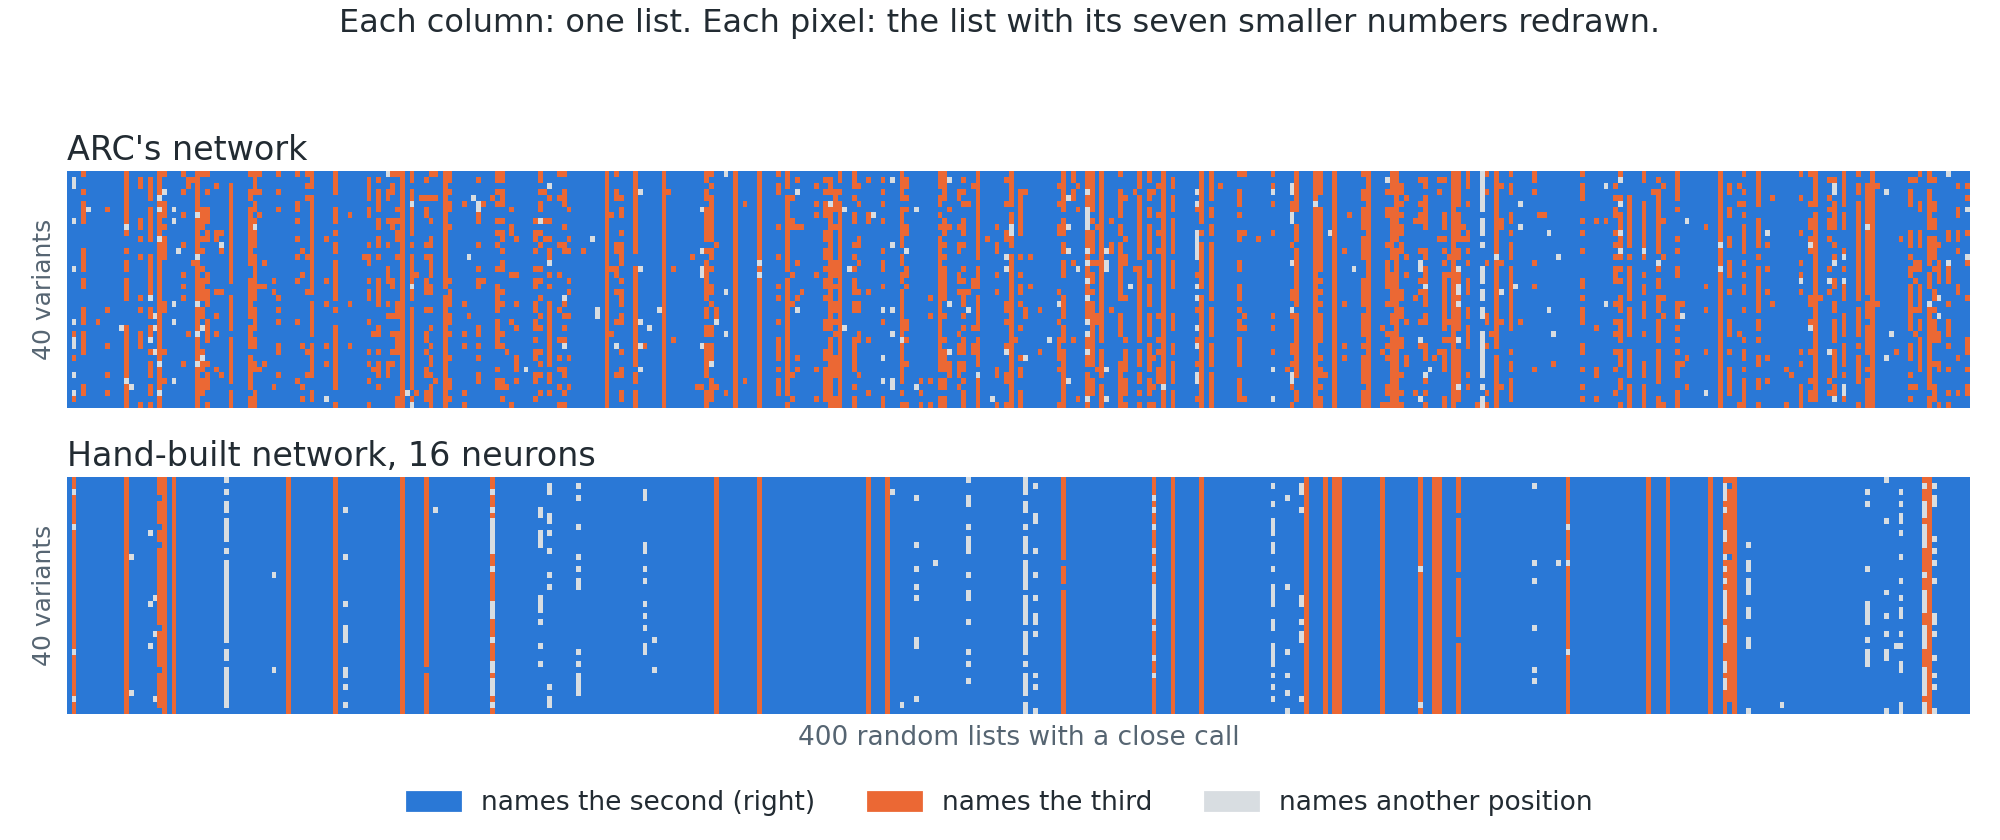

Write the Python code that produced this figure.
"""Dense version of fig_mosaic: 400 random near-tie lists (third within 5% of the second, second positive; seed 11),
each with 40 variants whose seven smaller numbers are redrawn below the third. One pixel per run, coloured by the
answer. Two versions: lists in draw order, and lists sorted by how often their answer differs from the list's usual
answer (each panel sorted by its own network)."""
import numpy as np, torch as th, matplotlib
matplotlib.use("Agg"); import matplotlib.pyplot as plt
from matplotlib.colors import ListedColormap
from matplotlib.patches import Patch
from algzoo.core import example, forward
from algzoo.handbuilt_v23 import build_v23
NETS = {"ARC's network": [np.asarray(p, float) for p in example()],
        "Hand-built network, 16 neurons": [np.asarray(p, float) for p in build_v23(U_mem=1.0, share=0.25, rho=0.99, level_exact=False).params]}
rng = np.random.default_rng(11); N, R = 400, 40; L = []
while len(L) < N:
    x = rng.standard_normal(10); v = np.sort(x)[::-1]
    if v[1] > 0 and v[1] - v[2] < 0.05 * v[1]: L.append(x)
X, rk = [], []
for x in L:
    o = np.argsort(-x); third = x[o[2]]
    for _ in range(R):
        y = x.copy(); z = rng.standard_normal(7)
        while (bad := z >= third).any(): z[bad] = rng.standard_normal(bad.sum())
        y[o[3:]] = z; X.append(y); rk.append((o[1], o[2]))
X = th.tensor(np.array(X)); rk = np.array(rk)
G = {}
for n, P in NETS.items():
    a = forward(P, X).argmax(-1).numpy()
    G[n] = np.where(a == rk[:, 0], 0, np.where(a == rk[:, 1], 1, 2)).reshape(N, R)
    mode = np.array([np.bincount(r, minlength=3).argmax() for r in G[n]])
    print(f"{n}: pixels differing from their list's usual answer {100*(G[n] != mode[:, None]).mean():.1f}%; right {100*(G[n]==0).mean():.1f}%")
INK, MUTED = "#222b32", "#566572"; cmap = ListedColormap(["#2a78d6", "#eb6834", "#d8dde1"])
def order(g):
    mode = np.array([np.bincount(r, minlength=3).argmax() for r in g]); dev = (g != mode[:, None]).mean(1)
    return np.lexsort((mode, dev))[::-1]
for tag, sort in (("", False), ("_sorted", True)):
    fig, axs = plt.subplots(2, 1, figsize=(10, 4.2), facecolor="white")
    for ax, (n, g) in zip(axs, G.items()):
        gg = g[order(g)] if sort else g
        ax.imshow(gg.T, cmap=cmap, vmin=-0.5, vmax=2.5, aspect="auto", interpolation="nearest")
        ax.set_title(n, fontsize=12, color=INK, loc="left", pad=4); ax.set_xticks([]); ax.set_yticks([])
        for sp in ax.spines.values(): sp.set_visible(False)
        ax.set_ylabel("40 variants", fontsize=9, color=MUTED)
    axs[1].set_xlabel(f"400 random lists with a close call{', sorted by how often the answer changes' if sort else ''}", fontsize=9.5, color=MUTED)
    fig.legend(handles=[Patch(color="#2a78d6", label="names the second (right)"), Patch(color="#eb6834", label="names the third"),
                        Patch(color="#d8dde1", label="names another position")], loc="lower center", ncol=3, frameon=False, fontsize=9.5, labelcolor=INK)
    fig.suptitle("Each column: one list. Each pixel: the list with its seven smaller numbers redrawn.", fontsize=11.5, color=INK, y=0.99)
    fig.tight_layout(rect=(0, 0.07, 1, 0.95)); fig.savefig(f"fig_mosaic_dense{tag}.png", dpi=200, facecolor="white")
print("saved")
